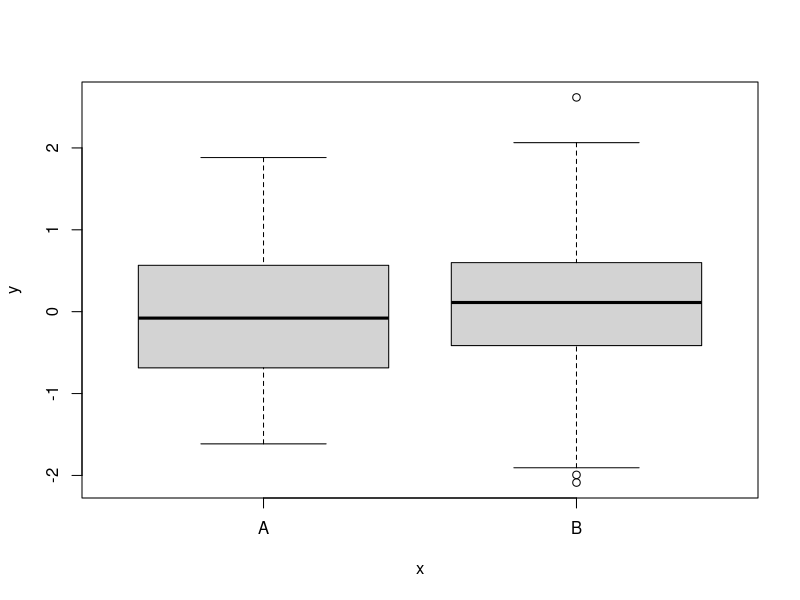
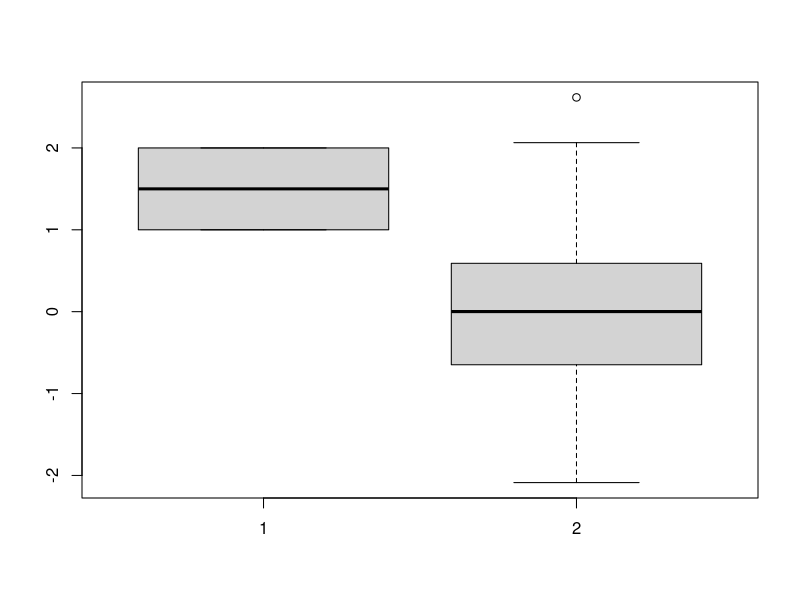

Write R code to recreate these figures, in order.
set.seed(43)
df <- data.frame(x = factor(rep(c("A", "B"), 50)), y = rnorm(100))
df                 

boxplot(y ~ x, data = df) # reconhece os fatores A e B, com uma variável contínua e dois fatores (A e B)
boxplot(df$x, df$y)       # considera cada coluna como uma variavel, sendo a primeira com valores 1 e 2 (transforma A em 1 e B em 2), por isso o intervalo do primeiro box como 1 e 2, e o segundo com 2 valores
